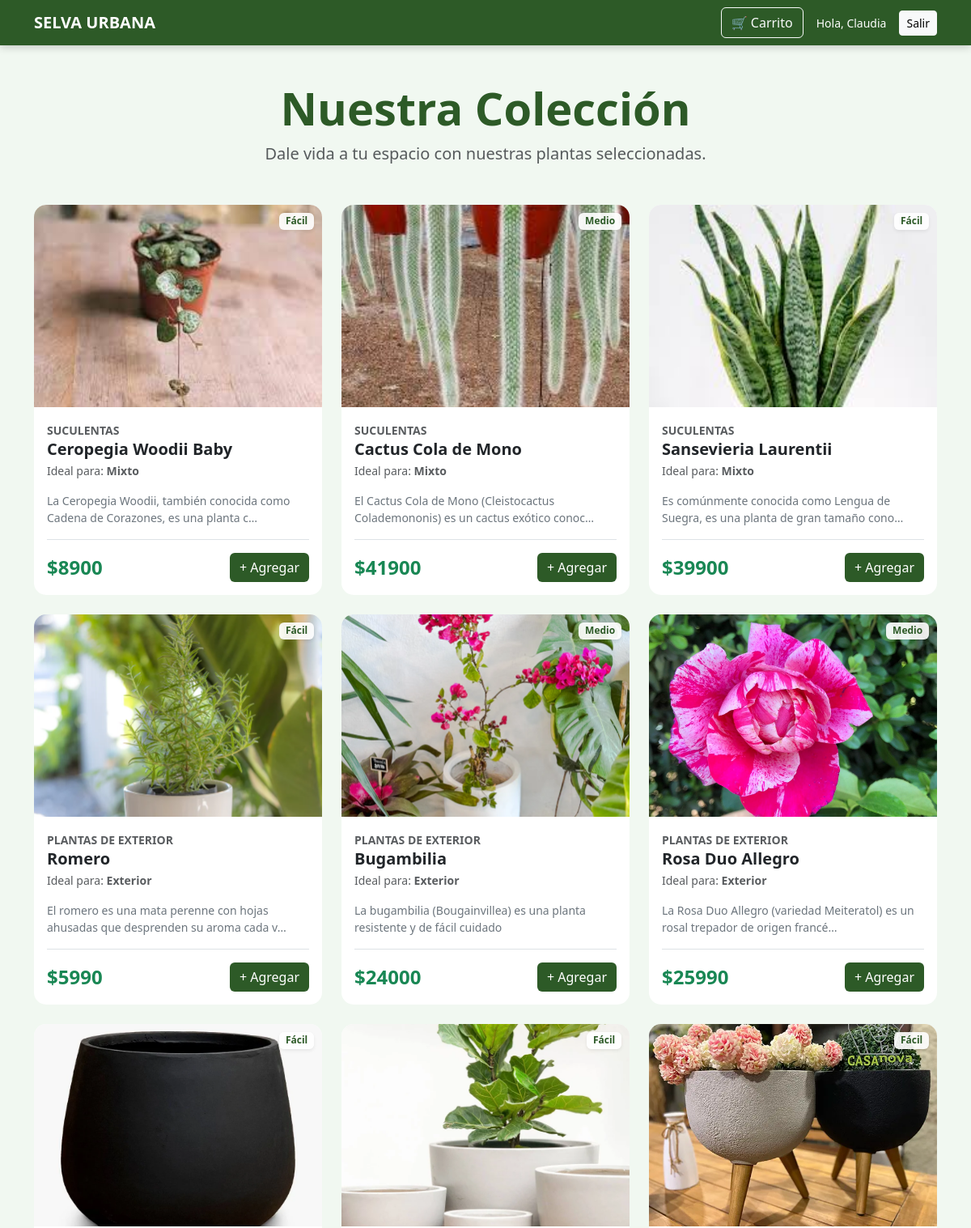
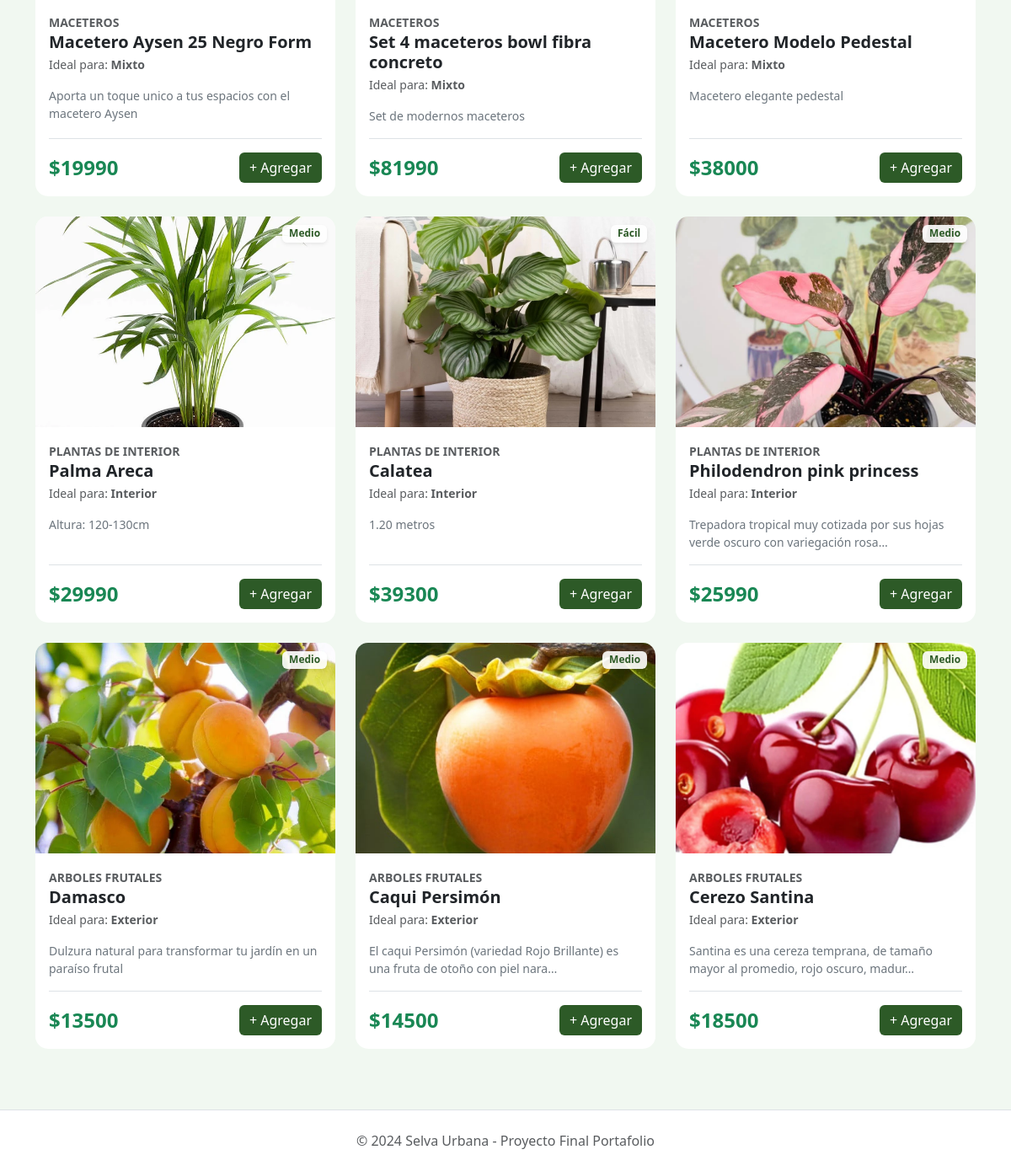
/ (signed in), run on the app's committed database (2 pictures, top to bottom).
### catalog/models.py (models this page shows, shortened)
class Producto(models.Model):
    NIVELES = [('Fácil', 'Fácil'), ('Medio', 'Medio'), ('Experto', 'Experto')]
    AMBIENTES = [('Interior', 'Interior'), ('Exterior', 'Exterior'), ('Mixto', 'Interior/Exterior')]
    nombre = models.CharField(max_length=200)
    descripcion = models.TextField()
    precio = models.DecimalField(max_digits=10, decimal_places=2, validators=[MinValueValidator(1)])
    stock = models.IntegerField(default=0)
    categoria = models.ForeignKey(Categoria, on_delete=models.CASCADE)
    nivel_cuidado = models.CharField(max_length=10, choices=NIVELES, default='Fácil')
    ambiente = models.CharField(max_length=10, choices=AMBIENTES, default='Interior')
    imagen = models.ImageField(upload_to='productos/', null=True, blank=True)

class Categoria(models.Model):
    nombre = models.CharField(max_length=100)

### catalog/views.py (the view)
# urls.py: path('', views.home, name='home'),
def home(request):
    plantas = Producto.objects.all()
    cart = request.session.get('cart', {})
    total_items = sum(item.get('cantidad', 0) for item in cart.values())
    return render(request, 'catalog/home.html', {
        'plantas': plantas,
        'cart_total_quantity': total_items  # Esto activa el número en el HTML
    })

### catalog/templates/catalog/home.html (shortened to what this page needs)
<!DOCTYPE html>
<html lang="es">
<head>
    <link href="https://cdn.jsdelivr.net/npm/bootstrap@5.3.0/dist/css/bootstrap.min.css" rel="stylesheet">
</head>
<body>
<nav class="navbar navbar-expand-lg navbar-dark fixed-top">
    <div class="container">
        <a class="navbar-brand fw-bold" href="{% url 'home' %}"> SELVA URBANA</a>
        <div class="d-flex align-items-center">
            <a href="{% url 'cart_detail' %}" class="btn btn-outline-light me-3 position-relative">
                🛒 Carrito
            </a>
            {% if user.is_authenticated %}
                <span class="text-white me-3 small">Hola, {{ user.username }}</span>
                <a href="{% url 'logout' %}" class="btn btn-sm btn-light">Salir</a>
            {% else %}
                <a href="{% url 'login' %}" class="btn btn-sm btn-outline-light me-2">Entrar</a>
                <a href="{% url 'registro' %}" class="btn btn-sm btn-light">Registrarse</a>
            {% endif %}
        </div>
    </div>
</nav>
<div class="container">
    <header class="text-center mb-5">
        <h1 class="display-4 fw-bold" style="color: var(--verde-selva);">Nuestra Colección</h1>
        <p class="lead text-muted">Dale vida a tu espacio con nuestras plantas seleccionadas.</p>
    </header>
    <div class="row">
        {% for planta in plantas %}
        <div class="col-md-4 mb-4">
            <div class="card h-100 card-plant">
                <span class="badge badge-care shadow-sm">{{ planta.nivel_cuidado }}</span>
                <div class="img-container">
                    {% if planta.imagen %}
                        <img src="{{ planta.imagen.url }}" alt="{{ planta.nombre }}" class="{% if planta.stock <= 0 %}img-agotado{% endif %}">
                    {% else %}
                        <img src="https://images.unsplash.com/photo-1545239351-ef35f43d514b?q=80&w=500" alt="Planta por defecto" class="{% if planta.stock <= 0 %}img-agotado{% endif %}">
                    {% endif %}
                </div>
                <div class="card-body d-flex flex-column">
                    <div class="mb-2">
                        <small class="text-uppercase text-muted fw-bold">{{ planta.categoria.nombre }}</small>
                        <h5 class="card-title mb-1 fw-bold">{{ planta.nombre }}</h5>
                        <p class="text-muted small mb-2">Ideal para: <strong>{{ planta.ambiente }}</strong></p>
                    </div>
                    <p class="card-text text-secondary small">{{ planta.descripcion|truncatechars:80 }}</p>
                    <div class="mt-auto pt-3 border-top d-flex justify-content-between align-items-center">
                        <span class="h4 mb-0 fw-bold text-success">${{ planta.precio|floatformat:0 }}</span>
                        {% if planta.stock > 0 %}
                            <a href="{% url 'add_to_cart' planta.id %}" class="btn btn-success">
                                + Agregar
                            </a>
                        {% else %}
                            <button class="btn btn-secondary btn-sm" disabled>Agotado</button>
                        {% endif %}
                    </div>
                </div>
            </div>
        </div>
        {% empty %}
        <div class="col-12 text-center py-5">
            <h3>¡Oh no! Aún no tenemos plantas en stock.</h3>
            <p>Entra al administrador para sembrar los primeros productos.</p>
            <a href="/admin" class="btn btn-outline-success">Ir al Panel Admin</a>
        </div>
        {% endfor %}
    </div>
</div>
<footer class="bg-white py-4 mt-5 border-top">
    <div class="container text-center">
        <p class="text-muted mb-0">&copy; 2024 Selva Urbana - Proyecto Final Portafolio</p>
    </div>
</footer>
</body>
</html>

### catalog/templates/catalog/home.html (style rules this page uses)
:root { --verde-selva: #2d5a27; --verde-claro: #f1f8f1; }
body { background-color: var(--verde-claro); font-family: 'Segoe UI', Tahoma, Geneva, Verdana, sans-serif; padding-top: 100px; }
.navbar { background-color: var(--verde-selva) !important; box-shadow: 0 2px 10px rgba(0,0,0,0.2); }
.card-plant { border: none; border-radius: 15px; transition: 0.3s; overflow: hidden; position: relative; }
.img-container { height: 250px; overflow: hidden; position: relative; }
.img-container img { width: 100%; height: 100%; object-fit: cover; transition: 0.3s; }
.btn-success { background-color: var(--verde-selva); border: none; }
.badge-care { position: absolute; top: 10px; right: 10px; background-color: rgba(255,255,255,0.9); color: var(--verde-selva); z-index: 5; }

### data on the page
Producto: nivel_cuidado "Fácil", imagen (picture), categoria.nombre "SUCULENTAS", nombre "Ceropegia Woodii Baby", ambiente "Mixto", descripcion "La Ceropegia Woodii, también conocida como Cadena de Corazones, es una planta c…", precio "8900", stock "+ Agregar"
Producto: nivel_cuidado "Medio", imagen (picture), categoria.nombre "SUCULENTAS", nombre "Cactus Cola de Mono", ambiente "Mixto", descripcion "El Cactus Cola de Mono (Cleistocactus Colademononis) es un cactus exótico conoc…", precio "41900", stock "+ Agregar"
Producto: nivel_cuidado "Fácil", imagen (picture), categoria.nombre "SUCULENTAS", nombre "Sansevieria Laurentii", ambiente "Mixto", descripcion "Es comúnmente conocida como Lengua de Suegra, es una planta de gran tamaño cono…", precio "39900", stock "+ Agregar"
Producto: nivel_cuidado "Fácil", imagen (picture), categoria.nombre "PLANTAS DE EXTERIOR", nombre "Romero", ambiente "Exterior", descripcion "El romero es una mata perenne con hojas ahusadas que desprenden su aroma cada v…", precio "5990", stock "+ Agregar"
Producto: nivel_cuidado "Medio", imagen (picture), categoria.nombre "PLANTAS DE EXTERIOR", nombre "Bugambilia", ambiente "Exterior", descripcion "La bugambilia (Bougainvillea) es una planta resistente y de fácil cuidado", precio "24000", stock "+ Agregar"
Producto: nivel_cuidado "Medio", imagen (picture), categoria.nombre "PLANTAS DE EXTERIOR", nombre "Rosa Duo Allegro", ambiente "Exterior", descripcion "La Rosa Duo Allegro (variedad Meiteratol) es un rosal trepador de origen francé…", precio "25990", stock "+ Agregar"
Producto: nivel_cuidado "Fácil", imagen (picture), categoria.nombre "MACETEROS", nombre "Macetero Aysen 25 Negro Form", ambiente "Mixto", descripcion "Aporta un toque unico a tus espacios con el macetero Aysen", precio "19990", stock "+ Agregar"
Producto: nivel_cuidado "Fácil", imagen (picture), categoria.nombre "MACETEROS", nombre "Set 4 maceteros bowl fibra concreto", ambiente "Mixto", descripcion "Set de modernos maceteros", precio "81990", stock "+ Agregar"
Producto: nivel_cuidado "Fácil", imagen (picture), categoria.nombre "MACETEROS", nombre "Macetero Modelo Pedestal", ambiente "Mixto", descripcion "Macetero elegante pedestal", precio "38000", stock "+ Agregar"
Producto: nivel_cuidado "Medio", imagen (picture), categoria.nombre "PLANTAS DE INTERIOR", nombre "Palma Areca", ambiente "Interior", descripcion "Altura: 120-130cm", precio "29990", stock "+ Agregar"
Producto: nivel_cuidado "Fácil", imagen (picture), categoria.nombre "PLANTAS DE INTERIOR", nombre "Calatea", ambiente "Interior", descripcion "1.20 metros", precio "39300", stock "+ Agregar"
Producto: nivel_cuidado "Medio", imagen (picture), categoria.nombre "PLANTAS DE INTERIOR", nombre "Philodendron pink princess", ambiente "Interior", descripcion "Trepadora tropical muy cotizada por sus hojas verde oscuro con variegación rosa…", precio "25990", stock "+ Agregar"
Producto: nivel_cuidado "Medio", imagen (picture), categoria.nombre "ARBOLES FRUTALES", nombre "Damasco", ambiente "Exterior", descripcion "Dulzura natural para transformar tu jardín en un paraíso frutal", precio "13500", stock "+ Agregar"
Producto: nivel_cuidado "Medio", imagen (picture), categoria.nombre "ARBOLES FRUTALES", nombre "Caqui Persimón", ambiente "Exterior", descripcion "El caqui Persimón (variedad Rojo Brillante) es una fruta de otoño con piel nara…", precio "14500", stock "+ Agregar"
Producto: nivel_cuidado "Medio", imagen (picture), categoria.nombre "ARBOLES FRUTALES", nombre "Cerezo Santina", ambiente "Exterior", descripcion "Santina es una cereza temprana, de tamaño mayor al promedio, rojo oscuro, madur…", precio "18500", stock "+ Agregar"

### other printed values
{{ user.username }} "Claudia"
